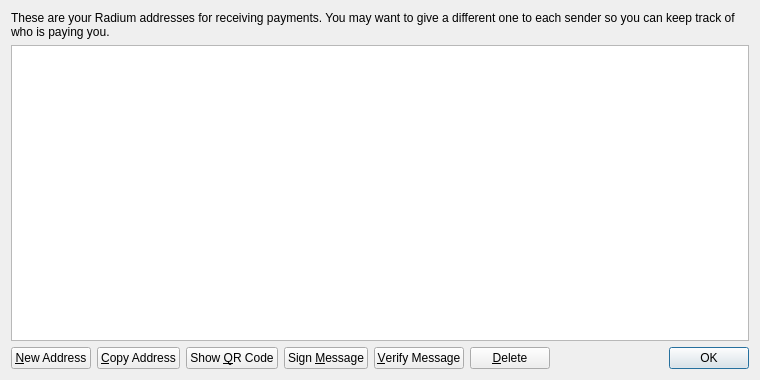
<?xml version="1.0" encoding="UTF-8"?>
<ui version="4.0">
 <class>AddressBookPage</class>
 <widget class="QWidget" name="AddressBookPage">
  <property name="geometry">
   <rect>
    <x>0</x>
    <y>0</y>
    <width>760</width>
    <height>380</height>
   </rect>
  </property>
  <property name="windowTitle">
   <string>Address Book</string>
  </property>
  <layout class="QVBoxLayout" name="verticalLayout">
   <item>
    <widget class="QLabel" name="labelExplanation">
     <property name="text">
      <string>These are your Radium addresses for receiving payments. You may want to give a different one to each sender so you can keep track of who is paying you.</string>
     </property>
     <property name="textFormat">
      <enum>Qt::PlainText</enum>
     </property>
     <property name="wordWrap">
      <bool>true</bool>
     </property>
    </widget>
   </item>
   <item>
    <widget class="QTableView" name="tableView">
     <property name="contextMenuPolicy">
      <enum>Qt::CustomContextMenu</enum>
     </property>
     <property name="toolTip">
      <string>Double-click to edit address or label</string>
     </property>
     <property name="tabKeyNavigation">
      <bool>false</bool>
     </property>
     <property name="selectionMode">
      <enum>QAbstractItemView::SingleSelection</enum>
     </property>
     <property name="selectionBehavior">
      <enum>QAbstractItemView::SelectRows</enum>
     </property>
     <property name="sortingEnabled">
      <bool>true</bool>
     </property>
     <attribute name="verticalHeaderVisible">
      <bool>false</bool>
     </attribute>
    </widget>
   </item>
   <item>
    <layout class="QHBoxLayout" name="horizontalLayout">
     <item>
      <widget class="QPushButton" name="newAddressButton">
       <property name="toolTip">
        <string>Create a new address</string>
       </property>
       <property name="text">
        <string>&amp;New Address</string>
       </property>
      </widget>
     </item>
     <item>
      <widget class="QPushButton" name="copyToClipboard">
       <property name="toolTip">
        <string>Copy the currently selected address to the system clipboard</string>
       </property>
       <property name="text">
        <string>&amp;Copy Address</string>
       </property>
      </widget>
     </item>
     <item>
      <widget class="QPushButton" name="showQRCode">
       <property name="text">
        <string>Show &amp;QR Code</string>
       </property>
      </widget>
     </item>
     <item>
      <widget class="QPushButton" name="signMessage">
       <property name="toolTip">
        <string>Sign a message to prove you own a Radium address</string>
       </property>
       <property name="text">
        <string>Sign &amp;Message</string>
       </property>
      </widget>
     </item>
     <item>
      <widget class="QPushButton" name="verifyMessage">
       <property name="toolTip">
        <string>Verify a message to ensure it was signed with a specified Radium address</string>
       </property>
       <property name="text">
        <string>&amp;Verify Message</string>
       </property>
      </widget>
     </item>
     <item>
      <widget class="QPushButton" name="deleteButton">
       <property name="toolTip">
        <string>Delete the currently selected address from the list</string>
       </property>
       <property name="text">
        <string>&amp;Delete</string>
       </property>
      </widget>
     </item>
     <item>
      <spacer name="horizontalSpacer">
       <property name="orientation">
        <enum>Qt::Horizontal</enum>
       </property>
       <property name="sizeHint" stdset="0">
        <size>
         <width>40</width>
         <height>20</height>
        </size>
       </property>
      </spacer>
     </item>
     <item>
      <widget class="QDialogButtonBox" name="buttonBox">
       <property name="sizePolicy">
        <sizepolicy hsizetype="Maximum" vsizetype="Fixed">
         <horstretch>0</horstretch>
         <verstretch>0</verstretch>
        </sizepolicy>
       </property>
       <property name="standardButtons">
        <set>QDialogButtonBox::Ok</set>
       </property>
      </widget>
     </item>
    </layout>
   </item>
  </layout>
 </widget>
 <resources>
  <include location="../bitcoin.qrc"/>
 </resources>
 <connections/>
</ui>
